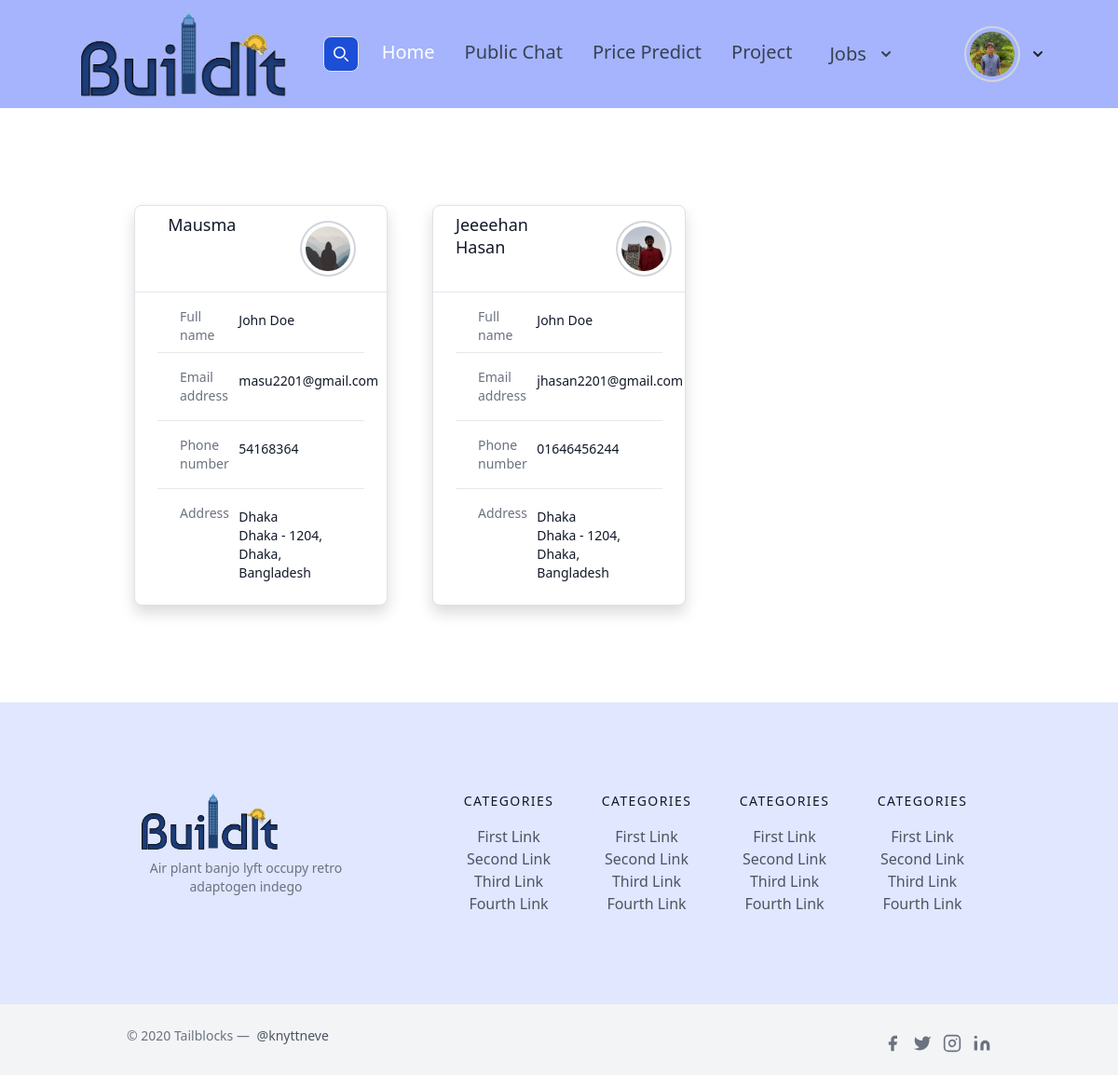
The page /jobs/1/applicant_list/ (signed in) on the database its author committed.
### users/models.py (models this page shows, shortened)
class Profile(models.Model):
    user = models.OneToOneField(User, on_delete=models.CASCADE)
    image = models.ImageField(default='default.jpg',upload_to='profile_pic')
    bio = models.CharField(default='',max_length=100)

### jobs/models.py (models this page shows)
class Applicant(models.Model):
    full_name = models.CharField(max_length=100,default='')
    email = models.CharField(max_length=100,default='')
    phone = models.CharField(max_length=20,default='')
    address = models.CharField(max_length=100,default='')
    city = models.CharField(max_length=100,default='')
    country = models.CharField(max_length=100,default='')
    state = models.CharField(max_length=100,default='')
    zipcode = models.IntegerField(default=0)
    experience = models.IntegerField(default=0)
    image = models.ImageField(default='default.jpg',upload_to='applicant_pic')
    job_id = models.ForeignKey(Jobs,on_delete=models.CASCADE)
    applicant_user = models.ForeignKey(User,on_delete=models.CASCADE)

### jobs/views.py (the view)
# urls.py: path('<int:pk>/applicant_list/',ApplicantListView.as_view(),name='applicant-list'),
class ApplicantListView(LoginRequiredMixin,ListView):
    model = Applicant
    template_name = 'jobs/applicant_list.html'
    context_object_name = 'applicants'
    def get_queryset(self):
        curr_job_id = self.kwargs.get('pk')
        curr_job = get_object_or_404(Jobs,id=curr_job_id)
        return Applicant.objects.filter(job_id=curr_job)

### jobs/templates/jobs/applicant_list.html
{% extends 'posts/base.html' %}
{% block content %}
    <section class="text-gray-600 body-font">
        <div class="container px-5 py-24 mx-auto">
            <div class="flex flex-wrap -m-4">
                {% if applicants %}
                    {% for applicant in applicants %}
                        <div class="p-4 lg:w-1/3">
                        <div class="bg-white overflow-hidden shadow rounded-lg border">
                            <div class="px-4 py-2 sm:px-6 flex justify-content-around">
                                <h3 class="text-lg leading-6 font-medium text-gray-900">
                                    {{ applicant.full_name }}
                                </h3>
                                <a class="py-2.5 text-center inline-flex items-center dark:bg-blue-600 dark:hover:bg-blue-700 dark:focus:ring-blue-800"
                                        type="button">
                                    <img class="w-14 ml-12 h-14 p-1 rounded-full ring-2 ring-gray-300 dark:ring-gray-500"
                                         src="{{ applicant.applicant_user.profile.image.url }}" alt="Rounded avatar">
                                </a>
                            </div>
                            <div class="border-t border-gray-200 px-4 py-2 sm:p-0">
                                <dl class="sm:divide-y sm:divide-gray-200">
                                    <div class="py-2 sm:py-2 sm:grid sm:grid-cols-3 sm:gap-4 sm:px-6">
                                        <dt class="text-sm font-medium text-gray-500">
                                            Full name
                                        </dt>
                                        <dd class="mt-1 text-sm text-gray-900 sm:mt-0 sm:col-span-2">
                                            John Doe
                                        </dd>
                                    </div>
                                    <div class="py-3 sm:py-5 sm:grid sm:grid-cols-3 sm:gap-4 sm:px-6">
                                        <dt class="text-sm font-medium text-gray-500">
                                            Email address
                                        </dt>
                                        <dd class="mt-1 text-sm text-gray-900 sm:mt-0 sm:col-span-2">
                                            {{ applicant.email }}
                                        </dd>
                                    </div>
                                    <div class="py-3 sm:py-5 sm:grid sm:grid-cols-3 sm:gap-4 sm:px-6">
                                        <dt class="text-sm font-medium text-gray-500">
                                            Phone number
                                        </dt>
                                        <dd class="mt-1 text-sm text-gray-900 sm:mt-0 sm:col-span-2">
                                            {{ applicant.phone }}
                                        </dd>
                                    </div>
                                    <div class="py-3 sm:py-5 sm:grid sm:grid-cols-3 sm:gap-4 sm:px-6">
                                        <dt class="text-sm font-medium text-gray-500">
                                            Address
                                        </dt>
                                        <dd class="mt-1 text-sm text-gray-900 sm:mt-0 sm:col-span-2">
                                            {{ applicant.address }}<br>
                                            {{ applicant.city }} - {{ applicant.zipcode }}, {{ applicant.state }}, {{ applicant.country }}
                                        </dd>
                                    </div>
                                </dl>
                            </div>
                        </div>
                    </div>
                    {% endfor %}
                {% else %}
                    <div class="min-vh-100">
                        <h1 class="text-4xl font-bold">No Apply received</h1>
                    </div>
                {% endif %}
            </div>
        </div>
    </section>
{% endblock %}

### posts/templates/posts/Header.html (shortened to what this page needs)
{% load static %}
<nav class="bg-indigo-300 border-gray-200 px-12 lg:px-6 py-2.5 dark:bg-gray-800 text-xl disfi">
        <div class="flex justify-evenly items-center  max-w-screen-3xl px-8">
            <a href="{% url 'posts-home' %}" class="flex items-center">
                <img src="{% static 'posts/images/logo.png' %}" class="mr-1.5 w-26 h-24 sm:h-24" alt="Flowbite Logo"/>
            </a>
            <form class="flex items-center max-w-4xl w-70" method="get" action="{% url 'post_search' %}">
                <button type="submit"
                        class="p-2.5 ms-2 text-sm font-medium text-white bg-blue-700 rounded-lg border border-blue-700 hover:bg-blue-800 focus:ring-4 focus:outline-none focus:ring-blue-300 dark:bg-blue-600 dark:hover:bg-blue-700 dark:focus:ring-blue-800">
                    <svg class="w-4 h-4" aria-hidden="true" xmlns="http://www.w3.org/2000/svg" fill="none"
                         viewBox="0 0 20 20">
                        <path stroke="currentColor" stroke-linecap="round" stroke-linejoin="round" stroke-width="2"
                              d="m19 19-4-4m0-7A7 7 0 1 1 1 8a7 7 0 0 1 14 0Z"/>
                    </svg>
                </button>
            </form>
            <div class="flex items-center justify-between gap-8 flex-nowrap lg:order-2">
                {% if user.is_authenticated %}
                    <div class="flex justify-between items-center">
                        <div>
                            <button id="profileDropdownButton" data-dropdown-toggle="profileDropdown"
                                    class="py-2.5 text-center inline-flex items-center dark:bg-blue-600 dark:hover:bg-blue-700 dark:focus:ring-blue-800"
                                    type="button">
                                <img class="w-14 ml-12 h-14 p-1 rounded-full ring-2 ring-gray-300 dark:ring-gray-500"
                                     src="{{ user.profile.image.url }}" alt="Rounded avatar">
                                <svg class="w-2.5 h-2.5 ms-3" aria-hidden="true" xmlns="http://www.w3.org/2000/svg"
                                     fill="none" viewBox="0 0 10 6">
                                    <path stroke="currentColor" stroke-linecap="round" stroke-linejoin="round"
                                          stroke-width="2" d="m1 1 4 4 4-4"/>
                                </svg>
                            </button>
                        </div>
                    </div>
                {% endif %}
            </div>
            <div class="hidden justify-between items-center w-full lg:flex lg:w-auto lg:order-1" id="mobile-menu-2">
                <ul class="flex font-medium  lg:space-x-8 lg:mt-0">
                    <li>
                        <a href="{% url 'posts-home' %}"
                           class="block py-2 pr-4 pl-3 text-white rounded bg-blue-700 lg:bg-transparent lg:text-blue-700 lg:p-0 dark:text-white"
                           aria-current="page">Home</a>
                    </li>
                    <li>
                        <a href="{% url 'chat' %}"
                           class="block py-2 pr-4 pl-3 text-gray-700 border-b border-gray-100 hover:bg-gray-50 lg:hover:bg-transparent lg:border-0 lg:hover:text-blue-700 lg:p-0 dark:text-gray-400 lg:dark:hover:text-white dark:hover:bg-gray-700 dark:hover:text-white lg:dark:hover:bg-transparent dark:border-gray-700">Public
                            Chat</a>
                    </li>
                    <li>
                        <a href="{% url 'prediction' %}"
                           class="block py-2 pr-4 pl-3 text-gray-700 border-b border-gray-100 hover:bg-gray-50 lg:hover:bg-transparent lg:border-0 lg:hover:text-blue-700 lg:p-0 dark:text-gray-400 lg:dark:hover:text-white dark:hover:bg-gray-700 dark:hover:text-white lg:dark:hover:bg-transparent dark:border-gray-700">Price
                            Predict</a>
                    </li>
                    <li>
                        <a href="{% url 'project-dashboard' %}"
                           class="block py-2 pr-4 pl-3 text-gray-700 border-b border-gray-100 hover:bg-gray-50 lg:hover:bg-transparent lg:border-0 lg:hover:text-blue-700 lg:p-0 dark:text-gray-400 lg:dark:hover:text-white dark:hover:bg-gray-700 dark:hover:text-white lg:dark:hover:bg-transparent dark:border-gray-700">Project</a>
                    </li>
                    <li>
                        <div class="gap-8">
                                <button id="jobDropdownButton" data-dropdown-toggle="jobDropdown"
                                        class="text-gray-700 hover:bg-blue-800 focus:ring-4 focus:outline-none focus:ring-blue-300 font-medium rounded-lg text-xl px-2 py-2.5 text-center inline-flex items-center dark:bg-blue-600 hover:text-white dark:hover:bg-indigo-700 dark:focus:ring-indigo-700"
                                        type="button">
                                    Jobs
                                    <svg class="w-2.5 h-2.5 ms-3" aria-hidden="true" xmlns="http://www.w3.org/2000/svg"
                                         fill="none" viewBox="0 0 10 6">
                                        <path stroke="currentColor" stroke-linecap="round" stroke-linejoin="round"
                                              stroke-width="2" d="m1 1 4 4 4-4"/>
                                    </svg>
                                </button>
                            </div>
                    </li>
                </ul>
            </div>
        </div>
    </nav>

### posts/static/css_pm/myStyle.css (style rules this page uses)
html { line-height: 1.5; -webkit-text-size-adjust: 100%; -moz-tab-size: 4; -o-tab-size: 4; tab-size: 4; font-family: ui-sans-serif, system-ui, -apple-system, BlinkMacSystemFont, "Segoe UI", Roboto, "Helvetica Neue", Arial, "Noto Sans", sans-serif, "Apple Color Emoji", "Segoe UI Emoji", "Segoe UI Symbol", "Noto Color Emoji"; font-feature-settings: normal; font-variation-settings: normal; }
body { margin: 0; line-height: inherit; }
h1, h2, h3, h4, h5, h6 { font-size: inherit; font-weight: inherit; }
a { color: inherit; text-decoration: inherit; }
button, input, optgroup, select, textarea { font-family: inherit; font-feature-settings: inherit; font-variation-settings: inherit; font-size: 100%; font-weight: inherit; line-height: inherit; color: inherit; margin: 0; padding: 0; }
button, select { text-transform: none; }
button, [type='button'], [type='reset'], [type='submit'] { -webkit-appearance: button; background-color: transparent; background-image: none; }
blockquote, dl, dd, h1, h2, h3, h4, h5, h6, hr, figure, p, pre { margin: 0; }
ol, ul, menu { list-style: none; margin: 0; padding: 0; }
button, [role="button"] { cursor: pointer; }
img, svg, video, canvas, audio, iframe, embed, object { display: block; vertical-align: middle; }
img, video { max-width: 100%; height: auto; }
.block { display: block; }
.flex { display: flex; }
.hidden { display: none; }
.h-4 { height: 1rem; }
.w-full { width: 100%; }
.items-center { align-items: center; }
.justify-between { justify-content: space-between; }
.rounded { border-radius: 0.25rem; }
.rounded-full { border-radius: 9999px; }
.border { border-width: 1px; }
.border-b { border-bottom-width: 1px; }
.border-gray-100 { --tw-border-opacity: 1; border-color: rgb(243 244 246 / var(--tw-border-opacity)); }
.border-gray-200 { --tw-border-opacity: 1; border-color: rgb(229 231 235 / var(--tw-border-opacity)); }
.bg-white { --tw-bg-opacity: 1; background-color: rgb(255 255 255 / var(--tw-bg-opacity)); }
.p-1 { padding: 0.25rem; }
.p-4 { padding: 1rem; }
.px-4 { padding-left: 1rem; padding-right: 1rem; }
.py-2 { padding-top: 0.5rem; padding-bottom: 0.5rem; }
.pr-4 { padding-right: 1rem; }
.text-lg { font-size: 1.125rem; line-height: 1.75rem; }
.text-sm { font-size: 0.875rem; line-height: 1.25rem; }
.text-xl { font-size: 1.25rem; line-height: 1.75rem; }
.font-medium { font-weight: 500; }
.text-gray-600 { --tw-text-opacity: 1; color: rgb(75 85 99 / var(--tw-text-opacity)); }
.text-white { --tw-text-opacity: 1; color: rgb(255 255 255 / var(--tw-text-opacity)); }

### rows shown on the page
Applicant: full_name "Mausma", applicant_user.profile.image (placeholder picture), email "masu2201@gmail.com", phone "54168364", address "Dhaka", city "Dhaka", zipcode "1204", state "Dhaka", country "Bangladesh"
Applicant: full_name "Jeeeehan Hasan", applicant_user.profile.image (picture), email "jhasan2201@gmail.com", phone "01646456244", address "Dhaka", city "Dhaka", zipcode "1204", state "Dhaka", country "Bangladesh"
